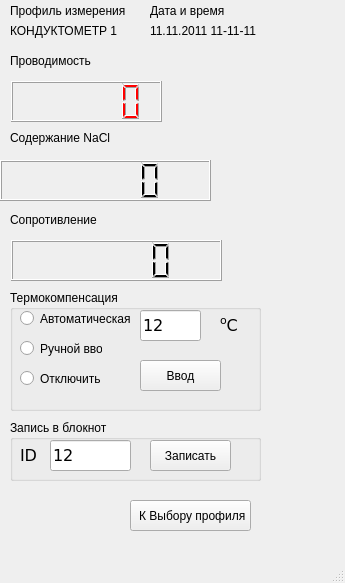
<?xml version="1.0" encoding="UTF-8"?>
<ui version="4.0">
 <class>fpCond</class>
 <widget class="QMainWindow" name="fpCond">
  <property name="geometry">
   <rect>
    <x>0</x>
    <y>0</y>
    <width>345</width>
    <height>583</height>
   </rect>
  </property>
  <property name="minimumSize">
   <size>
    <width>308</width>
    <height>193</height>
   </size>
  </property>
  <property name="windowTitle">
   <string>Кондуктометр</string>
  </property>
  <widget class="QWidget" name="centralwidget">
   <widget class="QLCDNumber" name="lcdMain">
    <property name="geometry">
     <rect>
      <x>11</x>
      <y>81</y>
      <width>151</width>
      <height>41</height>
     </rect>
    </property>
    <property name="sizePolicy">
     <sizepolicy hsizetype="Preferred" vsizetype="Preferred">
      <horstretch>1</horstretch>
      <verstretch>0</verstretch>
     </sizepolicy>
    </property>
    <property name="palette">
     <palette>
      <active>
       <colorrole role="WindowText">
        <brush brushstyle="SolidPattern">
         <color alpha="255">
          <red>255</red>
          <green>0</green>
          <blue>0</blue>
         </color>
        </brush>
       </colorrole>
      </active>
      <inactive>
       <colorrole role="WindowText">
        <brush brushstyle="SolidPattern">
         <color alpha="255">
          <red>255</red>
          <green>0</green>
          <blue>0</blue>
         </color>
        </brush>
       </colorrole>
      </inactive>
      <disabled>
       <colorrole role="WindowText">
        <brush brushstyle="SolidPattern">
         <color alpha="255">
          <red>120</red>
          <green>120</green>
          <blue>120</blue>
         </color>
        </brush>
       </colorrole>
      </disabled>
     </palette>
    </property>
    <property name="smallDecimalPoint">
     <bool>true</bool>
    </property>
    <property name="value" stdset="0">
     <double>0.000000000000000</double>
    </property>
    <property name="intValue" stdset="0">
     <number>0</number>
    </property>
   </widget>
   <widget class="QLineEdit" name="leMain">
    <property name="geometry">
     <rect>
      <x>10</x>
      <y>700</y>
      <width>51</width>
      <height>21</height>
     </rect>
    </property>
    <property name="sizePolicy">
     <sizepolicy hsizetype="Expanding" vsizetype="Preferred">
      <horstretch>0</horstretch>
      <verstretch>0</verstretch>
     </sizepolicy>
    </property>
    <property name="font">
     <font>
      <family>Verdana</family>
      <pointsize>12</pointsize>
     </font>
    </property>
    <property name="text">
     <string>12</string>
    </property>
    <property name="frame">
     <bool>true</bool>
    </property>
    <property name="readOnly">
     <bool>true</bool>
    </property>
   </widget>
   <widget class="QLabel" name="lblEd">
    <property name="geometry">
     <rect>
      <x>170</x>
      <y>80</y>
      <width>161</width>
      <height>41</height>
     </rect>
    </property>
    <property name="font">
     <font>
      <family>Verdana</family>
      <pointsize>18</pointsize>
      <weight>50</weight>
      <bold>false</bold>
     </font>
    </property>
    <property name="text">
     <string>&lt;html&gt;&lt;head/&gt;&lt;body&gt;&lt;p/&gt;&lt;/body&gt;&lt;/html&gt;</string>
    </property>
   </widget>
   <widget class="QLabel" name="label_7">
    <property name="geometry">
     <rect>
      <x>10</x>
      <y>50</y>
      <width>111</width>
      <height>21</height>
     </rect>
    </property>
    <property name="font">
     <font>
      <pointsize>9</pointsize>
     </font>
    </property>
    <property name="lineWidth">
     <number>-5</number>
    </property>
    <property name="text">
     <string>Проводимость</string>
    </property>
   </widget>
   <widget class="QLabel" name="label_8">
    <property name="geometry">
     <rect>
      <x>10</x>
      <y>127</y>
      <width>111</width>
      <height>21</height>
     </rect>
    </property>
    <property name="font">
     <font>
      <pointsize>9</pointsize>
     </font>
    </property>
    <property name="lineWidth">
     <number>-5</number>
    </property>
    <property name="text">
     <string>Содержание NaCl</string>
    </property>
   </widget>
   <widget class="QLabel" name="lblEd_2">
    <property name="geometry">
     <rect>
      <x>240</x>
      <y>156</y>
      <width>101</width>
      <height>41</height>
     </rect>
    </property>
    <property name="font">
     <font>
      <family>Verdana</family>
      <pointsize>18</pointsize>
      <weight>50</weight>
      <bold>false</bold>
     </font>
    </property>
    <property name="text">
     <string>&lt;html&gt;&lt;head/&gt;&lt;body&gt;&lt;p/&gt;&lt;/body&gt;&lt;/html&gt;</string>
    </property>
   </widget>
   <widget class="QLCDNumber" name="lcdMain_2">
    <property name="geometry">
     <rect>
      <x>0</x>
      <y>160</y>
      <width>211</width>
      <height>41</height>
     </rect>
    </property>
    <property name="sizePolicy">
     <sizepolicy hsizetype="Preferred" vsizetype="Preferred">
      <horstretch>1</horstretch>
      <verstretch>0</verstretch>
     </sizepolicy>
    </property>
    <property name="smallDecimalPoint">
     <bool>true</bool>
    </property>
    <property name="value" stdset="0">
     <double>0.000000000000000</double>
    </property>
    <property name="intValue" stdset="0">
     <number>0</number>
    </property>
   </widget>
   <widget class="QLabel" name="lblEd_3">
    <property name="geometry">
     <rect>
      <x>240</x>
      <y>239</y>
      <width>91</width>
      <height>41</height>
     </rect>
    </property>
    <property name="font">
     <font>
      <family>Verdana</family>
      <pointsize>18</pointsize>
      <weight>50</weight>
      <bold>false</bold>
     </font>
    </property>
    <property name="text">
     <string>&lt;html&gt;&lt;head/&gt;&lt;body&gt;&lt;p/&gt;&lt;/body&gt;&lt;/html&gt;</string>
    </property>
   </widget>
   <widget class="QLabel" name="label_9">
    <property name="geometry">
     <rect>
      <x>10</x>
      <y>209</y>
      <width>111</width>
      <height>21</height>
     </rect>
    </property>
    <property name="font">
     <font>
      <pointsize>9</pointsize>
     </font>
    </property>
    <property name="lineWidth">
     <number>-5</number>
    </property>
    <property name="text">
     <string>Сопротивление</string>
    </property>
   </widget>
   <widget class="QLCDNumber" name="lcdMain_3">
    <property name="geometry">
     <rect>
      <x>11</x>
      <y>240</y>
      <width>211</width>
      <height>41</height>
     </rect>
    </property>
    <property name="sizePolicy">
     <sizepolicy hsizetype="Preferred" vsizetype="Preferred">
      <horstretch>1</horstretch>
      <verstretch>0</verstretch>
     </sizepolicy>
    </property>
    <property name="smallDecimalPoint">
     <bool>true</bool>
    </property>
    <property name="value" stdset="0">
     <double>0.000000000000000</double>
    </property>
    <property name="intValue" stdset="0">
     <number>0</number>
    </property>
   </widget>
   <widget class="QLabel" name="label_31">
    <property name="geometry">
     <rect>
      <x>10</x>
      <y>0</y>
      <width>121</width>
      <height>21</height>
     </rect>
    </property>
    <property name="font">
     <font>
      <pointsize>9</pointsize>
     </font>
    </property>
    <property name="lineWidth">
     <number>-5</number>
    </property>
    <property name="text">
     <string>Профиль измерения</string>
    </property>
   </widget>
   <widget class="QLabel" name="lblProfilName">
    <property name="geometry">
     <rect>
      <x>10</x>
      <y>20</y>
      <width>121</width>
      <height>21</height>
     </rect>
    </property>
    <property name="font">
     <font>
      <pointsize>9</pointsize>
     </font>
    </property>
    <property name="lineWidth">
     <number>-5</number>
    </property>
    <property name="text">
     <string>КОНДУКТОМЕТР 1</string>
    </property>
   </widget>
   <widget class="QToolButton" name="tbSelectProfil">
    <property name="geometry">
     <rect>
      <x>130</x>
      <y>500</y>
      <width>121</width>
      <height>31</height>
     </rect>
    </property>
    <property name="focusPolicy">
     <enum>Qt::NoFocus</enum>
    </property>
    <property name="text">
     <string> К Выбору профиля</string>
    </property>
   </widget>
   <widget class="QGroupBox" name="groupBox">
    <property name="geometry">
     <rect>
      <x>10</x>
      <y>290</y>
      <width>251</width>
      <height>121</height>
     </rect>
    </property>
    <property name="title">
     <string>Термокомпенсация</string>
    </property>
    <widget class="QRadioButton" name="rbAutoT">
     <property name="geometry">
      <rect>
       <x>10</x>
       <y>20</y>
       <width>111</width>
       <height>17</height>
      </rect>
     </property>
     <property name="text">
      <string>Автоматическая</string>
     </property>
    </widget>
    <widget class="QRadioButton" name="rbManualT">
     <property name="geometry">
      <rect>
       <x>10</x>
       <y>50</y>
       <width>82</width>
       <height>17</height>
      </rect>
     </property>
     <property name="text">
      <string>Ручной ввод</string>
     </property>
    </widget>
    <widget class="QRadioButton" name="rbOffT">
     <property name="geometry">
      <rect>
       <x>10</x>
       <y>80</y>
       <width>82</width>
       <height>17</height>
      </rect>
     </property>
     <property name="text">
      <string>Отключить</string>
     </property>
    </widget>
    <widget class="QLineEdit" name="leTemp">
     <property name="geometry">
      <rect>
       <x>130</x>
       <y>20</y>
       <width>61</width>
       <height>31</height>
      </rect>
     </property>
     <property name="sizePolicy">
      <sizepolicy hsizetype="Expanding" vsizetype="Preferred">
       <horstretch>0</horstretch>
       <verstretch>0</verstretch>
      </sizepolicy>
     </property>
     <property name="font">
      <font>
       <family>Verdana</family>
       <pointsize>12</pointsize>
      </font>
     </property>
     <property name="text">
      <string>12</string>
     </property>
     <property name="frame">
      <bool>true</bool>
     </property>
    </widget>
    <widget class="QToolButton" name="tbEnterT">
     <property name="geometry">
      <rect>
       <x>130</x>
       <y>70</y>
       <width>81</width>
       <height>31</height>
      </rect>
     </property>
     <property name="focusPolicy">
      <enum>Qt::NoFocus</enum>
     </property>
     <property name="text">
      <string>Ввод</string>
     </property>
    </widget>
    <widget class="QLabel" name="label">
     <property name="geometry">
      <rect>
       <x>210</x>
       <y>20</y>
       <width>31</width>
       <height>31</height>
      </rect>
     </property>
     <property name="font">
      <font>
       <family>Verdana</family>
       <pointsize>12</pointsize>
      </font>
     </property>
     <property name="text">
      <string>&lt;sup&gt;o&lt;/sup&gt;С</string>
     </property>
    </widget>
   </widget>
   <widget class="QLabel" name="lblDateTime">
    <property name="geometry">
     <rect>
      <x>150</x>
      <y>20</y>
      <width>121</width>
      <height>21</height>
     </rect>
    </property>
    <property name="font">
     <font>
      <pointsize>9</pointsize>
     </font>
    </property>
    <property name="lineWidth">
     <number>-5</number>
    </property>
    <property name="text">
     <string>11.11.2011 11-11-11</string>
    </property>
   </widget>
   <widget class="QLabel" name="label_34">
    <property name="geometry">
     <rect>
      <x>150</x>
      <y>0</y>
      <width>121</width>
      <height>21</height>
     </rect>
    </property>
    <property name="font">
     <font>
      <pointsize>9</pointsize>
     </font>
    </property>
    <property name="lineWidth">
     <number>-5</number>
    </property>
    <property name="text">
     <string>Дата и время</string>
    </property>
   </widget>
   <widget class="QGroupBox" name="groupBox_2">
    <property name="geometry">
     <rect>
      <x>10</x>
      <y>420</y>
      <width>251</width>
      <height>61</height>
     </rect>
    </property>
    <property name="title">
     <string>Запись в блокнот</string>
    </property>
    <widget class="QLineEdit" name="leID">
     <property name="geometry">
      <rect>
       <x>40</x>
       <y>20</y>
       <width>81</width>
       <height>31</height>
      </rect>
     </property>
     <property name="sizePolicy">
      <sizepolicy hsizetype="Expanding" vsizetype="Preferred">
       <horstretch>0</horstretch>
       <verstretch>0</verstretch>
      </sizepolicy>
     </property>
     <property name="font">
      <font>
       <family>Verdana</family>
       <pointsize>12</pointsize>
      </font>
     </property>
     <property name="text">
      <string>12</string>
     </property>
     <property name="frame">
      <bool>true</bool>
     </property>
    </widget>
    <widget class="QToolButton" name="tbSaveToNotepad_">
     <property name="geometry">
      <rect>
       <x>140</x>
       <y>20</y>
       <width>81</width>
       <height>31</height>
      </rect>
     </property>
     <property name="focusPolicy">
      <enum>Qt::NoFocus</enum>
     </property>
     <property name="text">
      <string>Записать</string>
     </property>
    </widget>
    <widget class="QLabel" name="label_4">
     <property name="geometry">
      <rect>
       <x>10</x>
       <y>20</y>
       <width>31</width>
       <height>31</height>
      </rect>
     </property>
     <property name="font">
      <font>
       <family>Verdana</family>
       <pointsize>12</pointsize>
      </font>
     </property>
     <property name="text">
      <string>ID</string>
     </property>
    </widget>
   </widget>
   <widget class="QLabel" name="lblMain_3">
    <property name="geometry">
     <rect>
      <x>110</x>
      <y>210</y>
      <width>231</width>
      <height>21</height>
     </rect>
    </property>
    <property name="font">
     <font>
      <pointsize>9</pointsize>
     </font>
    </property>
    <property name="lineWidth">
     <number>-5</number>
    </property>
    <property name="text">
     <string/>
    </property>
   </widget>
   <widget class="QLabel" name="lblMain">
    <property name="geometry">
     <rect>
      <x>100</x>
      <y>50</y>
      <width>241</width>
      <height>21</height>
     </rect>
    </property>
    <property name="font">
     <font>
      <pointsize>9</pointsize>
     </font>
    </property>
    <property name="lineWidth">
     <number>-5</number>
    </property>
    <property name="text">
     <string/>
    </property>
   </widget>
  </widget>
  <widget class="QMenuBar" name="menubar">
   <property name="geometry">
    <rect>
     <x>0</x>
     <y>0</y>
     <width>345</width>
     <height>21</height>
    </rect>
   </property>
  </widget>
  <widget class="QStatusBar" name="statusbar"/>
  <action name="actConf">
   <property name="text">
    <string>Градуировка</string>
   </property>
  </action>
  <action name="action">
   <property name="text">
    <string>Градуировка</string>
   </property>
  </action>
  <action name="action_2">
   <property name="text">
    <string>Сохранить профиль</string>
   </property>
  </action>
  <action name="action_3">
   <property name="text">
    <string>Редактировать профиль</string>
   </property>
  </action>
  <action name="action_4">
   <property name="text">
    <string>График</string>
   </property>
  </action>
  <action name="action_5">
   <property name="text">
    <string>Таблица результатов</string>
   </property>
  </action>
 </widget>
 <resources/>
 <connections/>
</ui>
